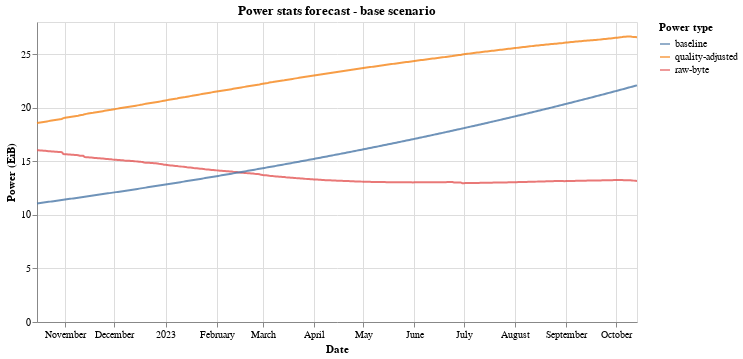

The notebook cell this image was saved under:
### Code cell
source = df[["date", "total_power", "power_type"]]
source["total_power"] = source["total_power"]/1024.0
source = pd.concat([source, baseline_df])

alt.Chart(source).mark_line(opacity=0.8).encode(
    x=alt.X('date:T', title="Date"),
    y=alt.Y('total_power:Q', title="Power (EiB)"),
    color=alt.Color('power_type:N', legend=alt.Legend(title="Power type"))
).properties(
    width=600, height=300, title="Power stats forecast - base scenario"
)

### Figure 1 — Vega-Lite specification as saved in the notebook (floating-point values rounded to 4 significant figures; data arrays with more than 128 entries replaced by an {"elided": "..."} marker saying what was removed)
{"config": {"view": {"continuousWidth": 400, "continuousHeight": 300}}, "data": {"name": "data-c10aa9c7000ecee55a86fef99a1c89ad"}, "mark": {"type": "line", "opacity": 0.8}, "encoding": {"color": {"field": "power_type", "legend": {"title": "Power type"}, "type": "nominal"}, "x": {"field": "date", "title": "Date", "type": "temporal"}, "y": {"field": "total_power", "title": "Power (EiB)", "type": "quantitative"}}, "height": 300, "title": "Power stats forecast - base scenario", "width": 600, "$schema": "https://vega.github.io/schema/vega-lite/v4.17.0.json", "datasets": {"data-c10aa9c7000ecee55a86fef99a1c89ad": {"elided": "1095 records"}}}
